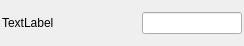
<?xml version="1.0" encoding="UTF-8"?>
<ui version="4.0">
 <class>QCell</class>
 <widget class="QWidget" name="QCell">
  <property name="geometry">
   <rect>
    <x>0</x>
    <y>0</y>
    <width>244</width>
    <height>46</height>
   </rect>
  </property>
  <property name="sizePolicy">
   <sizepolicy hsizetype="Fixed" vsizetype="Fixed">
    <horstretch>0</horstretch>
    <verstretch>0</verstretch>
   </sizepolicy>
  </property>
  <property name="windowTitle">
   <string>Form</string>
  </property>
  <layout class="QHBoxLayout" name="horizontalLayout_2" stretch="0">
   <property name="spacing">
    <number>2</number>
   </property>
   <property name="leftMargin">
    <number>2</number>
   </property>
   <property name="topMargin">
    <number>2</number>
   </property>
   <property name="rightMargin">
    <number>2</number>
   </property>
   <property name="bottomMargin">
    <number>2</number>
   </property>
   <item>
    <layout class="QHBoxLayout" name="horizontalLayout">
     <property name="spacing">
      <number>1</number>
     </property>
     <item>
      <widget class="QLabel" name="lblCellName">
       <property name="sizePolicy">
        <sizepolicy hsizetype="Expanding" vsizetype="Preferred">
         <horstretch>0</horstretch>
         <verstretch>0</verstretch>
        </sizepolicy>
       </property>
       <property name="minimumSize">
        <size>
         <width>100</width>
         <height>0</height>
        </size>
       </property>
       <property name="maximumSize">
        <size>
         <width>16777215</width>
         <height>16777215</height>
        </size>
       </property>
       <property name="text">
        <string>TextLabel</string>
       </property>
       <property name="scaledContents">
        <bool>false</bool>
       </property>
      </widget>
     </item>
     <item>
      <spacer name="horizontalSpacer">
       <property name="orientation">
        <enum>Qt::Horizontal</enum>
       </property>
       <property name="sizeType">
        <enum>QSizePolicy::Minimum</enum>
       </property>
       <property name="sizeHint" stdset="0">
        <size>
         <width>1</width>
         <height>2</height>
        </size>
       </property>
      </spacer>
     </item>
     <item>
      <widget class="QLineEdit" name="leCellValue">
       <property name="sizePolicy">
        <sizepolicy hsizetype="Fixed" vsizetype="Fixed">
         <horstretch>0</horstretch>
         <verstretch>0</verstretch>
        </sizepolicy>
       </property>
       <property name="maximumSize">
        <size>
         <width>100</width>
         <height>16777215</height>
        </size>
       </property>
       <property name="maxLength">
        <number>8</number>
       </property>
       <property name="alignment">
        <set>Qt::AlignRight|Qt::AlignTrailing|Qt::AlignVCenter</set>
       </property>
      </widget>
     </item>
    </layout>
   </item>
  </layout>
 </widget>
 <resources/>
 <connections/>
</ui>
